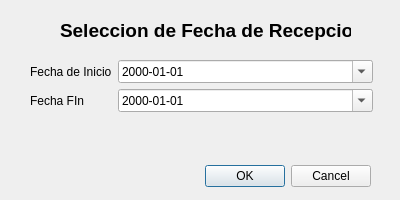
<?xml version="1.0" encoding="UTF-8"?>
<ui version="4.0">
 <class>Dialog</class>
 <widget class="QDialog" name="Dialog">
  <property name="geometry">
   <rect>
    <x>0</x>
    <y>0</y>
    <width>400</width>
    <height>200</height>
   </rect>
  </property>
  <property name="windowTitle">
   <string>Dialog</string>
  </property>
  <widget class="QDialogButtonBox" name="buttonBox">
   <property name="geometry">
    <rect>
     <x>30</x>
     <y>160</y>
     <width>341</width>
     <height>32</height>
    </rect>
   </property>
   <property name="orientation">
    <enum>Qt::Orientation::Horizontal</enum>
   </property>
   <property name="standardButtons">
    <set>QDialogButtonBox::StandardButton::Cancel|QDialogButtonBox::StandardButton::Ok</set>
   </property>
  </widget>
  <widget class="QWidget" name="formLayoutWidget">
   <property name="geometry">
    <rect>
     <x>30</x>
     <y>60</y>
     <width>343</width>
     <height>71</height>
    </rect>
   </property>
   <layout class="QFormLayout" name="formLayout">
    <item row="1" column="0">
     <widget class="QLabel" name="label_2">
      <property name="text">
       <string>Fecha FIn</string>
      </property>
     </widget>
    </item>
    <item row="1" column="1">
     <widget class="QDateEdit" name="deFechaFin">
      <property name="displayFormat">
       <string>yyyy-MM-dd</string>
      </property>
      <property name="calendarPopup">
       <bool>true</bool>
      </property>
     </widget>
    </item>
    <item row="0" column="0">
     <widget class="QLabel" name="label">
      <property name="text">
       <string>Fecha de Inicio</string>
      </property>
     </widget>
    </item>
    <item row="0" column="1">
     <widget class="QDateEdit" name="deFechaIni">
      <property name="displayFormat">
       <string>yyyy-MM-dd</string>
      </property>
      <property name="calendarPopup">
       <bool>true</bool>
      </property>
     </widget>
    </item>
   </layout>
  </widget>
  <widget class="QLabel" name="label_3">
   <property name="geometry">
    <rect>
     <x>60</x>
     <y>20</y>
     <width>291</width>
     <height>20</height>
    </rect>
   </property>
   <property name="font">
    <font>
     <pointsize>14</pointsize>
     <bold>true</bold>
    </font>
   </property>
   <property name="text">
    <string>Seleccion de Fecha de Recepcion</string>
   </property>
  </widget>
 </widget>
 <resources/>
 <connections>
  <connection>
   <sender>buttonBox</sender>
   <signal>accepted()</signal>
   <receiver>Dialog</receiver>
   <slot>accept()</slot>
   <hints>
    <hint type="sourcelabel">
     <x>248</x>
     <y>254</y>
    </hint>
    <hint type="destinationlabel">
     <x>157</x>
     <y>274</y>
    </hint>
   </hints>
  </connection>
  <connection>
   <sender>buttonBox</sender>
   <signal>rejected()</signal>
   <receiver>Dialog</receiver>
   <slot>reject()</slot>
   <hints>
    <hint type="sourcelabel">
     <x>316</x>
     <y>260</y>
    </hint>
    <hint type="destinationlabel">
     <x>286</x>
     <y>274</y>
    </hint>
   </hints>
  </connection>
 </connections>
</ui>
